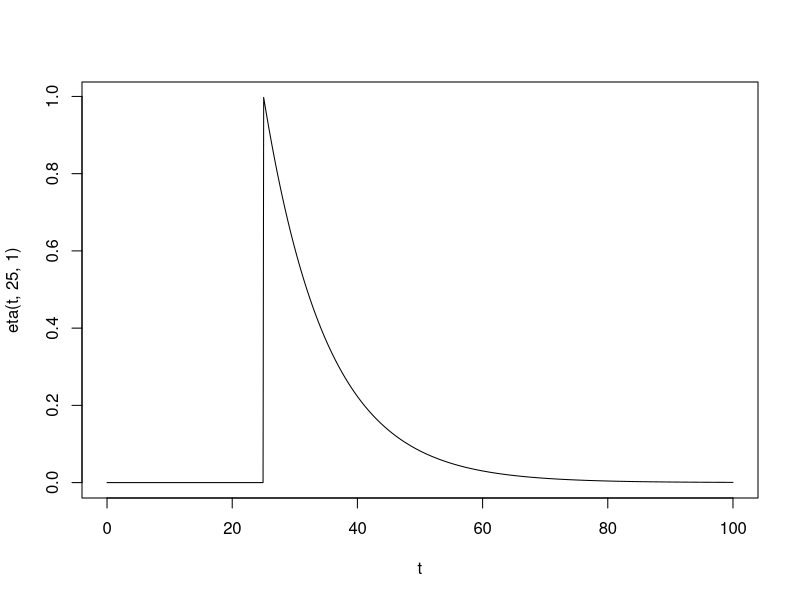

Write the R code that produced this figure.
tau_plus = 10.0
A_plus = 1.0
tau = 10.0
thr = 0.5

Heavyside = Vectorize(function(x) {
    if (x > 0) {
        1.0
    } else {
        0.0
    }
})

cut_exp = Vectorize(function(x) {
    if (x > 0.0) {
        return(0.0)
    }
    return(exp(x))
})

cut_log = Vectorize(function(x) {
    if (x > 1.0) {
        return(Inf)
    }
    return(log(x))
})


t_o = function(t_in, w) {
    tau * (cut_log(sum(w * cut_exp(t_in/tau)/thr)))
}

eta = Vectorize(function(t, t_in, w) {
    exp(-t/tau) * sum(Heavyside(t-t_in) * w * exp(t_in/tau))
}, "t")

t_in = c(10, 15, 25)
w = c(1.0, 1.0, 1.0)

t = seq(0, 100, length.out=1000)


# w * exp(-(t-t_in)/tau) = thr
# t = - log(thr/w)*tau + t_in

plot(t, eta(t, 25, 1.0), type="l")
